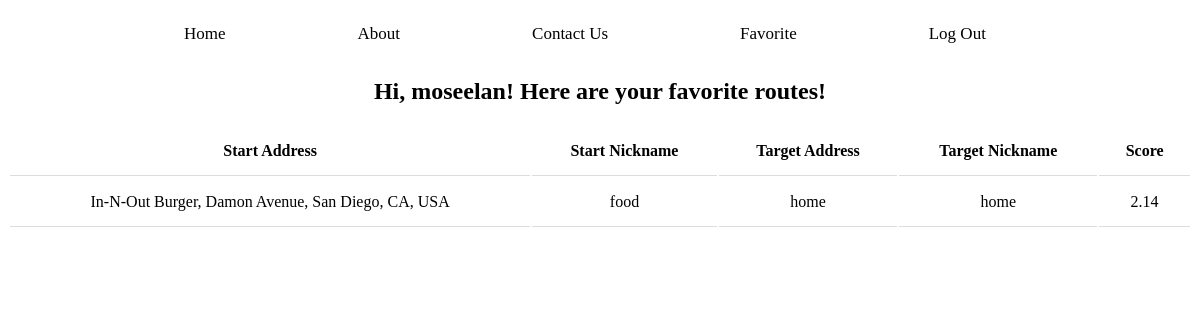
Page /commute_app/favorite/ (signed in) on the earlier database version.
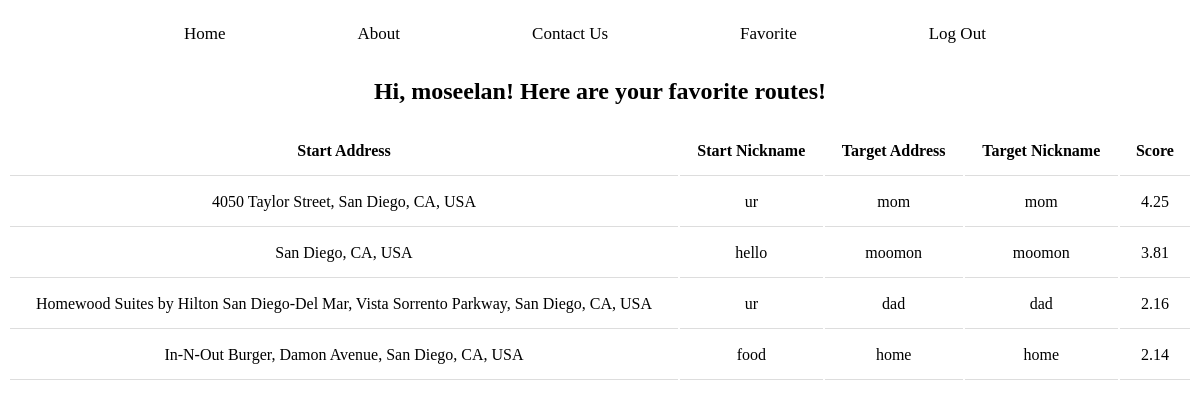
Same page on the later database version.
### commute_app/models.py (models this page shows, shortened)
class Search(models.Model):
    username = models.CharField(max_length=500, default='no username')
    startAdd = models.TextField() # might need to change type later
    startNick = models.CharField(max_length=500)
    targetAdd = models.TextField() # might need to change type later
    targetNick = models.CharField(max_length=500)
    date = models.DateTimeField(auto_now_add=True) # automatically adds
    overallScore = models.DecimalField(max_digits = 5,decimal_places=2,default=-1)
    driveScore = models.DecimalField(max_digits = 5,decimal_places=2,default=-1)
    restScore = models.DecimalField(max_digits = 5,decimal_places=2,default=-1)
    hospScore = models.DecimalField(max_digits = 5,decimal_places=2,default=-1)
    groceryScore = models.DecimalField(max_digits = 5,decimal_places=2,default=-1)

### commute_app/views.py (the view)
# urls.py: path('favorite/', views.display_favorite, name = "favorite"),
def display_favorite(request):
    search_list = Search.objects.filter(username=request.user.username).order_by('-overallScore')
    mydict = {
        'search_list':search_list
    }
    return render(request, 'favorite.html', context = mydict)

### commute_app/templates/favorite.html
{% extends "base.html" %}
{% load static %}
{% block styles %}
    <link rel="stylesheet" href="{% static 'css/favorite.css' %}">
{% endblock %}
{% block container %}
    <div class="row">
    <div class="panel-heading" style="text-align:center;">
        <h2>Hi, {{ user.username }}! Here are your favorite routes!</h2>
    </div>
    <table class="table table-hover" id="dev-table">
        <thead>
          <tr>
            <th>Start Address</th>
            <th>Start Nickname</th>
            <th>Target Address</th>
            <th>Target Nickname</th>
            <th>Score</th>
          </tr>
        </thead>
        {% for search in search_list %}
            <tr>
                <td>{{search.startAdd}}</td>
                <td>{{search.startNick}}</td>
                <td>{{search.targetAdd}}</td>
                <td>{{search.targetNick}}</td>
                <td>{{search.overallScore}}</td>
            </tr>
        {% endfor %}
    </table>
    </div>
{% endblock %}

### commute_app/templates/base.html
<!DOCTYPE html>
<html>
<head>
    {% block styles %}
    {% endblock %}
</head>
<body>
    <div id="header">
        {% block header %}
        <div class="tab">
            <a href="{% url 'home' %}">Home</a>
            <a href="{% url 'tutorial' %}">About</a>
            <a href="{% url 'contact' %}">Contact Us</a>
            {% if user.is_authenticated %}
                <a href="{% url 'favorite' %}">Favorite</a>
                <a href="{% url 'logout' %}">Log Out</a>
            {% else %}
                <a href="{% url 'login' %}">Log In</a>
            {% endif %}
        </div>
        {% endblock %}
    </div>
        {% block container %}{% endblock %}
</body>
</html>

### commute_app/static/css/favorite.css (style rules this page uses)
table { width: 100%; }
th, td { padding: 15px; border-bottom: 1px solid #ddd; text-align: center; }

### commute_app/static/css/base.css (style rules this page uses)
.tab { overflow: hidden; margin-left: 60px; margin-top: 10px; }
.tab a { background-color: inherit; float: left; border: none; outline: none; cursor: pointer; padding: 14px 16px; margin-left: 100px; transition: 0.3s; font-size: 17px; text-decoration: none; color: black }

Differences in the rows shown:
added Search: startAdd "4050 Taylor Street, San Diego, CA, USA", startNick "ur", targetAdd "mom", targetNick "mom", overallScore "4.25"
added Search: startAdd "San Diego, CA, USA", startNick "hello", targetAdd "moomon", targetNick "moomon", overallScore "3.81"
added Search: startAdd "Homewood Suites by Hilton San Diego-Del Mar, Vista Sorrento Parkway, San Diego, CA, USA", startNick "ur", targetAdd "dad", targetNick "dad", overallScore "2.16"
